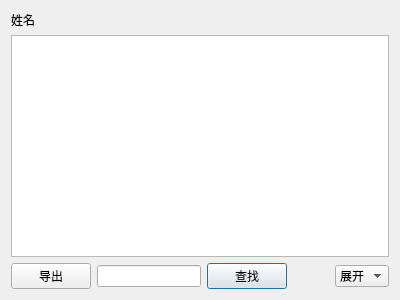
<?xml version="1.0" encoding="UTF-8"?>
<ui version="4.0">
 <class>QuantifyDisplayViewDialog</class>
 <widget class="QDialog" name="QuantifyDisplayViewDialog">
  <property name="geometry">
   <rect>
    <x>0</x>
    <y>0</y>
    <width>400</width>
    <height>300</height>
   </rect>
  </property>
  <property name="windowTitle">
   <string>查看</string>
  </property>
  <layout class="QGridLayout" name="gridLayout">
   <item row="2" column="3">
    <spacer name="horizontalSpacer">
     <property name="orientation">
      <enum>Qt::Orientation::Horizontal</enum>
     </property>
     <property name="sizeHint" stdset="0">
      <size>
       <width>40</width>
       <height>20</height>
      </size>
     </property>
    </spacer>
   </item>
   <item row="2" column="0">
    <widget class="QPushButton" name="btnExport">
     <property name="text">
      <string>导出</string>
     </property>
     <property name="autoDefault">
      <bool>false</bool>
     </property>
    </widget>
   </item>
   <item row="0" column="0" colspan="4">
    <widget class="QLabel" name="labelNameDisplay">
     <property name="text">
      <string>姓名</string>
     </property>
    </widget>
   </item>
   <item row="2" column="2">
    <widget class="QPushButton" name="btnFilter">
     <property name="text">
      <string>查找</string>
     </property>
    </widget>
   </item>
   <item row="2" column="1">
    <widget class="QLineEdit" name="editFilter"/>
   </item>
   <item row="2" column="4">
    <widget class="QComboBox" name="comboDisplayMode">
     <item>
      <property name="text">
       <string>展开</string>
      </property>
     </item>
     <item>
      <property name="text">
       <string>折叠</string>
      </property>
     </item>
     <item>
      <property name="text">
       <string>归纳</string>
      </property>
     </item>
    </widget>
   </item>
   <item row="1" column="0" colspan="5">
    <widget class="QTableWidget" name="tableWidget"/>
   </item>
  </layout>
 </widget>
 <resources/>
 <connections/>
</ui>
